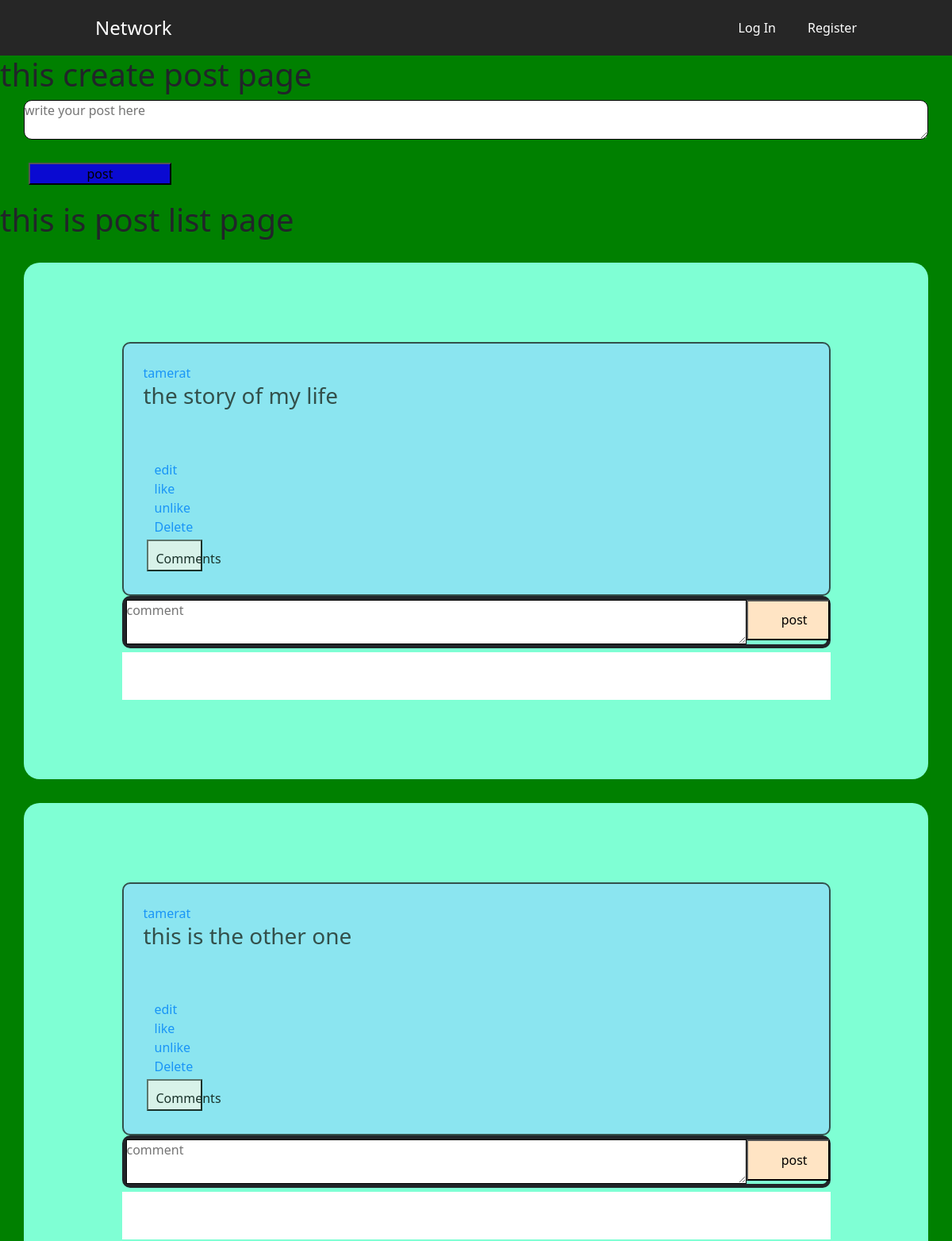
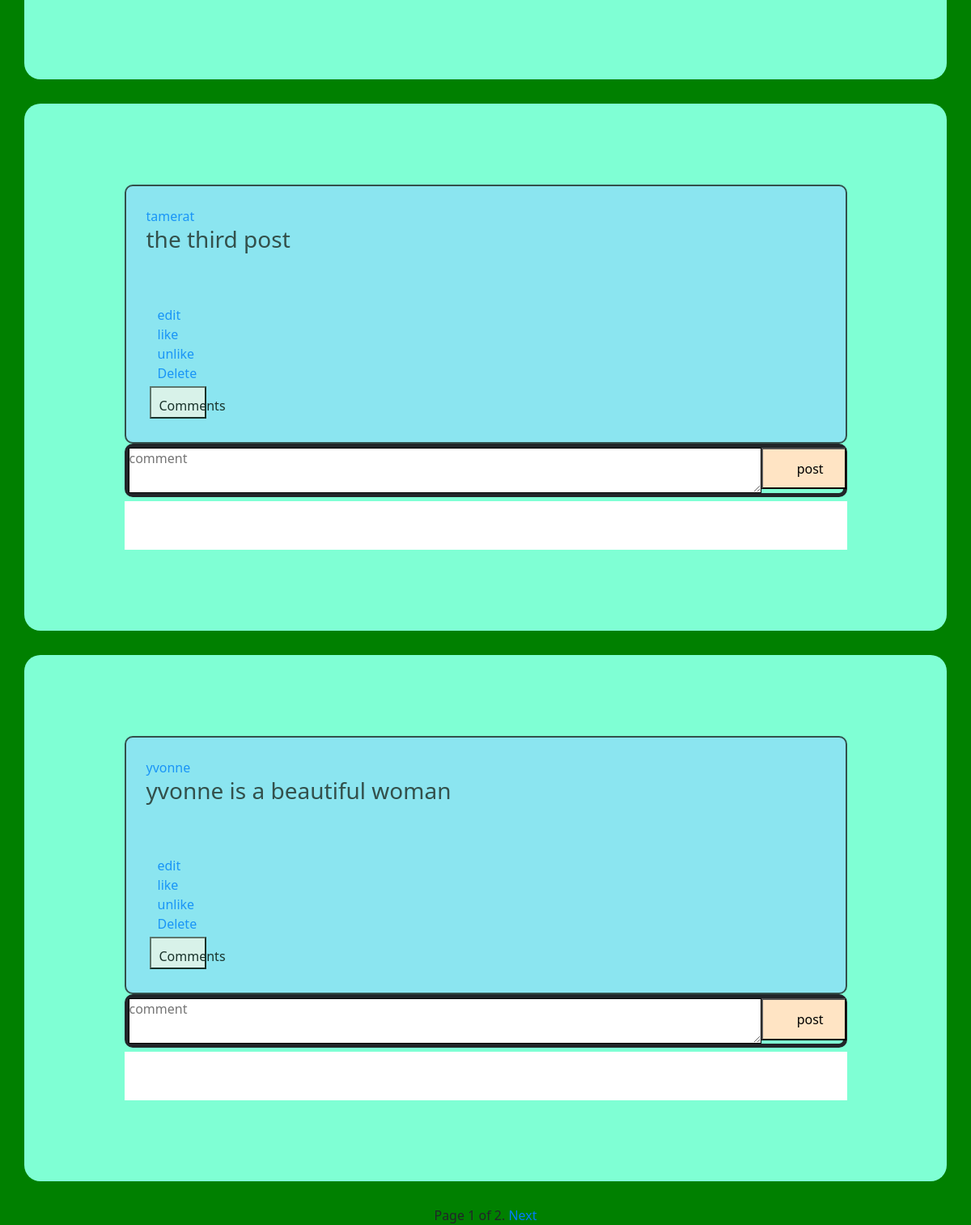
The app's page /, older data (2 pictures, top to bottom).
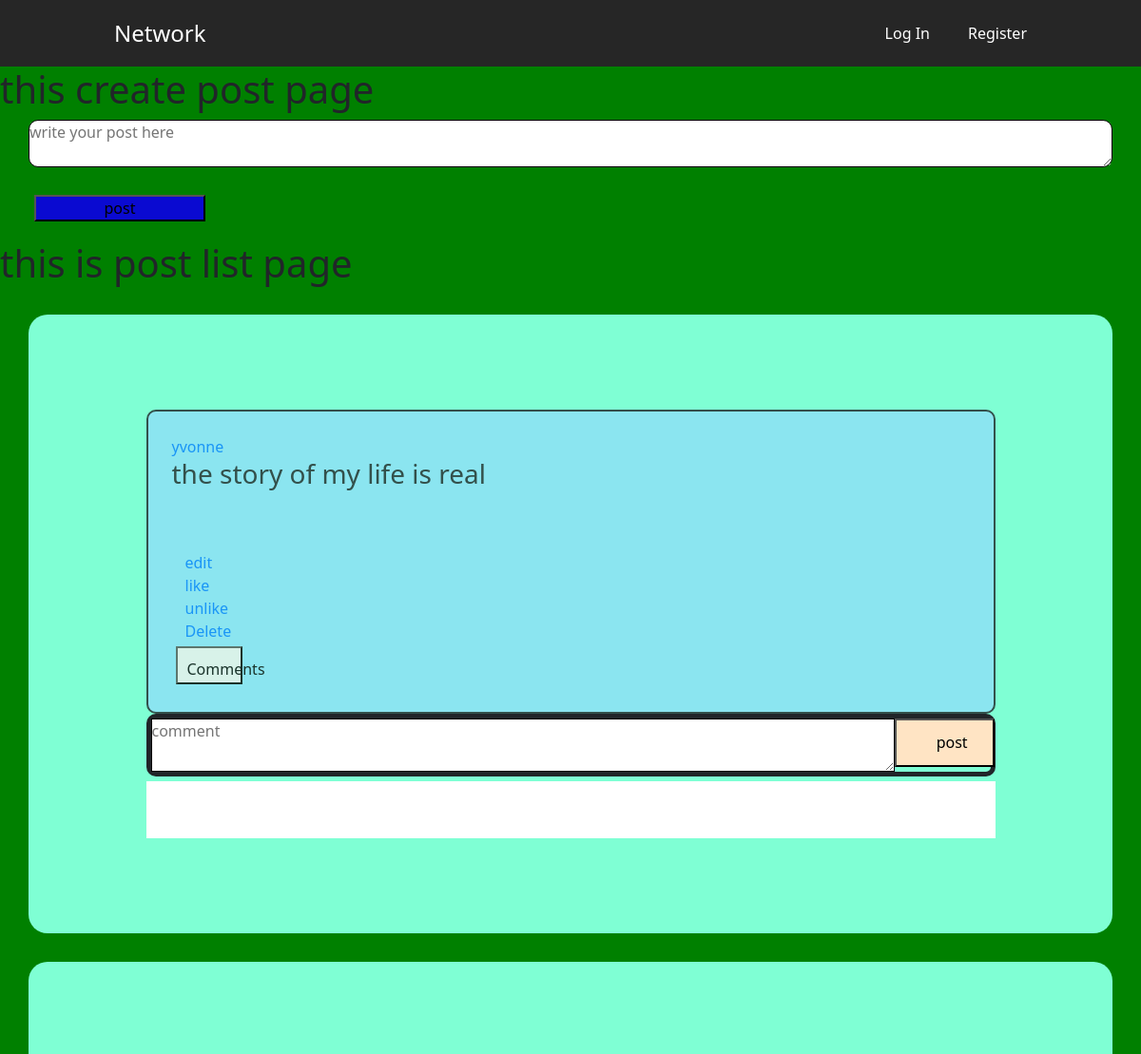
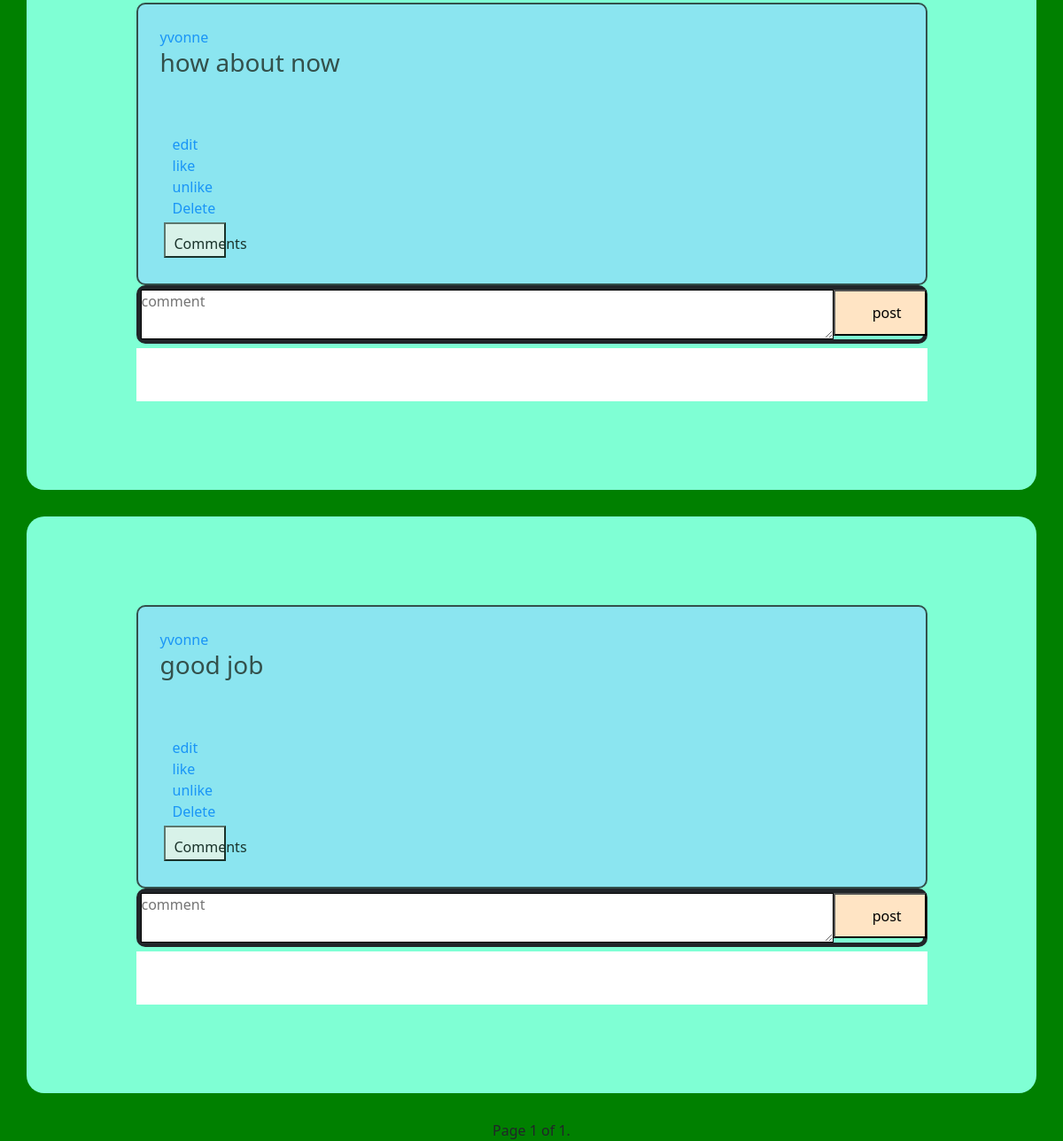
The same page, newer data (2 pictures, top to bottom).
### network/models.py (models this page shows, shortened)
class Posts(models.Model):
    user=models.ForeignKey(User,on_delete=models.CASCADE)
    text_field=models.CharField(max_length=5000)
    likes=models.IntegerField(default=0)
    date_created_on=models.DateField(auto_now=True)

class User(AbstractUser):
    pass

### network/views.py (the view)
# urls.py: path("", views.index, name="index"),
def index(request):
    posts = Posts.objects.all()  # fetching all post objects from database
    p = Paginator(posts, 4)  # creating a paginator object
    page_number = request.GET.get('page')
    try:
        page_obj = p.get_page(page_number)  # returns the desired page object
    except PageNotAnInteger:
        page_obj = p.page(1)
    except EmptyPage:
        page_obj = p.page(p.num_pages)
    context = {'page_obj': page_obj}
    return render(request, 'network/index.html', context)

### network/templates/network/index.html (shortened to what this page needs)
{% extends "network/layout.html" %}
{% load static %}
{% block body %}
<div id="create_post_div">
 <h1>this create post page</h1>
     <form id="post-form">
          <textarea name="text_field" id="textarea"  placeholder="write your post here"></textarea> <br>
          <button id="form_button" type="submit">post</button>
     </form>
</div>
<div id="post_lister">
  <h1>this is post list page</h1>
  {% for post in page_obj %}
 <div id="all_posts">
              <div id="post_list">
                      <a data-profile="{{user.id}}" id="username-link" href="">{{post.user.username}}</a> <br>
                      <h3>{{post.text_field}} </h3> <br>
                      <h3>{{post.date_created_On}} </h3> <br>
                      <a data-ID="{{post.id}}" id="btn-edit" href="">edit</a>
                      <div id="count-div"> <a data-ID="{{post.id}}" id="btn-like" href=""> like</a> <div id="like-image"></div></div>
                      <a data-ID="{{post.id}}" id="btn-unlike" href=""> unlike</a><br>
                      <a data-ID="{{post.id}}" id="btn-delete" href=""> Delete</a><br>
                      <button data-id="{{post.id}}" id="btn-comment">Comments</button>
              </div>
              <div id="comment-box">
                      <form id="comment-form">
                      <div id=comment-1> <textarea name="comment" id="comment-area" cols="" rows="2" placeholder="comment"></textarea> </div>
                      <div id="comment-2"><input type="submit" value="post" name="" id="comment-input"></div>
                      </form>
              <div id="comment-post">
              </div>
            </div>
</div>
{% endfor %}
<center>
<div>
  <span>
    <span>
      Page {{ page_obj.number }} of {{ page_obj.paginator.num_pages }}.
    </span>
    {% if page_obj.has_next %}
      <a href="?page={{ page_obj.next_page_number }}">Next</a>
    {% endif %}
  </span>
</div>
</center>
</div>
{% endblock %}

### network/templates/network/layout.html (shortened to what this page needs)
{% load static %}
<!DOCTYPE html>
<html lang="en">
    <head>
        <link rel="stylesheet" href="https://stackpath.bootstrapcdn.com/bootstrap/4.4.1/css/bootstrap.min.css">
        <link href="{% static 'network/styles.css' %}" rel="stylesheet">
    </head>
    <body>
        <div class="nav-bar">
            <div class="nav-container">
                <div class="brand">
                    <a href="#">Network</a>
                </div>
                <nav>
                    <ul class="nav-list">
                        {% if user.is_authenticated %}
                        <li><a id="username" href="#">{{ user.username }}</a></li>
                        <li><a id="posts" href="">All Posts</a>
                        <li><a id="following_url" href="">Following</a>
                        <li><a href="{% url 'logout' %}">Log out</a>
                        {% else %}
                        <li><a href="{% url 'login' %}">Log In</a>
                        <li><a href="{% url 'register' %}">Register</a></li>
                        {% endif %}
                    </ul>
                </nav>
            </div>
        </div>
        <div class="body">
            {% block body %}
            {% endblock %}
        </div>
    </body>
</html>

### network/static/network/styles.css (style rules this page uses)
#form_button { background-color:rgb(85, 85, 114); }
#textarea { display: flex; flex-direction: row; flex-wrap: nowrap; justify-content: flex-start; align-items: stretch; align-content: stretch; width:40% }
#post_list { background-color:green; border: 10px solid; padding: 25px; width:90%; }

### network/templates/network/layout.html (style rules this page uses)
body { background-color: green; }
#form_button { background-color:rgb(10, 10, 209); margin-left: 3%; margin-top: 0px; margin-bottom:20px; width:15%; }
#textarea { display: flex; flex-direction: row; flex-wrap: nowrap; justify-content: flex-start; align-items: stretch; align-content: stretch; width:95%; margin:auto; margin-bottom: 5px; border: 1px solid; border-radius: 10px; }
#post_list,#post_list-1, #user-following { background-color:rgb(142, 223, 248); border: 2px solid; padding: 25px; width:95%; margin: auto; border-radius: 10px; opacity:0.8; }
#comment-form { display: flex; flex-direction: row; flex-wrap: nowrap; justify-content: flex-start; align-items: stretch; align-content: stretch; width:95%; margin:auto; margin-bottom: 5px; border: 0px solid; border-radius: 10px; border: 5px solid; }
#comment-1 { position: relative; width: 98%; }
#comment-2 { position: relative; width: 7%; border-radius: 10px solid; }
#comment-input { position:relative; width: 100%; border-radius: 10px solid; background-color: bisque; padding-left: 70%; padding-top: 20%; padding-right: 100%; padding-bottom: 20%; margin-left: -70%; }
#comment-area { width:95%; border: 1px solid; height: 100%; }
#follow-unfollow ,#comment-post { display: flex; flex-direction: row; flex-wrap: nowrap; justify-content: flex-start; align-items: stretch; align-content: stretch; width:95%; margin:auto; background-color: aquamarine; }
#comment-post { position: relative; height: 60px; border-radius: 30px solid; background-color:white; }
* { margin: 0; padding: 0; font-family: Segoe UI; }
.nav-bar { height: 70px; background: #262626; }
.brand { float: left; position: absolute; padding-left: 20px; line-height: 70px; font-size: 1.5em; }
.brand a { text-decoration: none; color: white; }
.nav-container { max-width: 1000px; margin: 0 auto; }
nav { float: right; }
nav ul { list-style: none; }
nav ul li { float: left; position: relative; }
nav ul li a { display: block; padding: 0 20px; line-height: 70px; background: #262626; text-decoration: none; color: #fff; }
@media screen and (min-width: 799px) { .nav-list { display: block !important; } }
#post-div,#post-follow, #div0 , #all_posts { display: flex; flex-direction: column; flex-wrap: nowrap; justify-content: flex-start; align-items: stretch; align-content: stretch; position: relative; padding: 100px; border-radius: 4px solid; background-color: aquamarine; width: 95%; margin: 30px; border-radius: 20px ; }
#btn-edit, #btn-delete, #btn-like, #btn-unlike,#btn-comment,#id1,#id2,#id3 { padding: 10px; margin: 4px; width: 70px; height: 40px; }

Row changes from the older to the newer data that the page shows:
removed Posts: user.username "tamerat", text_field "the story of my life"
removed Posts: user.username "tamerat", text_field "this is the other one"
removed Posts: user.username "tamerat", text_field "the third post"
removed Posts: user.username "yvonne", text_field "yvonne is a beautiful woman"
added Posts: user.username "yvonne", text_field "the story of my life is real"
added Posts: user.username "yvonne", text_field "how about now"
added Posts: user.username "yvonne", text_field "good job"
Text that changed along with them:
{{ page_obj.paginator.num_pages }}: "2" → "1"
text no longer shown: "Next"
